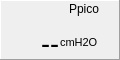
   <widget class="QFrame" name="PpicoShow_frame">
    <property name="geometry">
     <rect>
      <x>660</x>
      <y>80</y>
      <width>120</width>
      <height>60</height>
     </rect>
    </property>
    <property name="frameShape">
     <enum>QFrame::Panel</enum>
    </property>
    <property name="frameShadow">
     <enum>QFrame::Raised</enum>
    </property>
    <widget class="QLabel" name="PpicoShow_value">
     <property name="geometry">
      <rect>
       <x>1</x>
       <y>19</y>
       <width>58</width>
       <height>40</height>
      </rect>
     </property>
     <property name="font">
      <font>
       <pointsize>20</pointsize>
      </font>
     </property>
     <property name="autoFillBackground">
      <bool>true</bool>
     </property>
     <property name="styleSheet">
      <string notr="true"/>
     </property>
     <property name="frameShape">
      <enum>QFrame::NoFrame</enum>
     </property>
     <property name="text">
      <string>--</string>
     </property>
     <property name="textFormat">
      <enum>Qt::RichText</enum>
     </property>
     <property name="alignment">
      <set>Qt::AlignBottom|Qt::AlignRight|Qt::AlignTrailing</set>
     </property>
     <property name="margin">
      <number>4</number>
     </property>
     <property name="indent">
      <number>0</number>
     </property>
    </widget>
    <widget class="QLabel" name="PpicoShow_unit">
     <property name="geometry">
      <rect>
       <x>60</x>
       <y>35</y>
       <width>60</width>
       <height>15</height>
      </rect>
     </property>
     <property name="font">
      <font>
       <pointsize>8</pointsize>
      </font>
     </property>
     <property name="text">
      <string>cmH2O</string>
     </property>
    </widget>
    <widget class="QLabel" name="PpicoShow_label">
     <property name="geometry">
      <rect>
       <x>69</x>
       <y>1</y>
       <width>50</width>
       <height>15</height>
      </rect>
     </property>
     <property name="text">
      <string>Ppico</string>
     </property>
    </widget>
   </widget>
